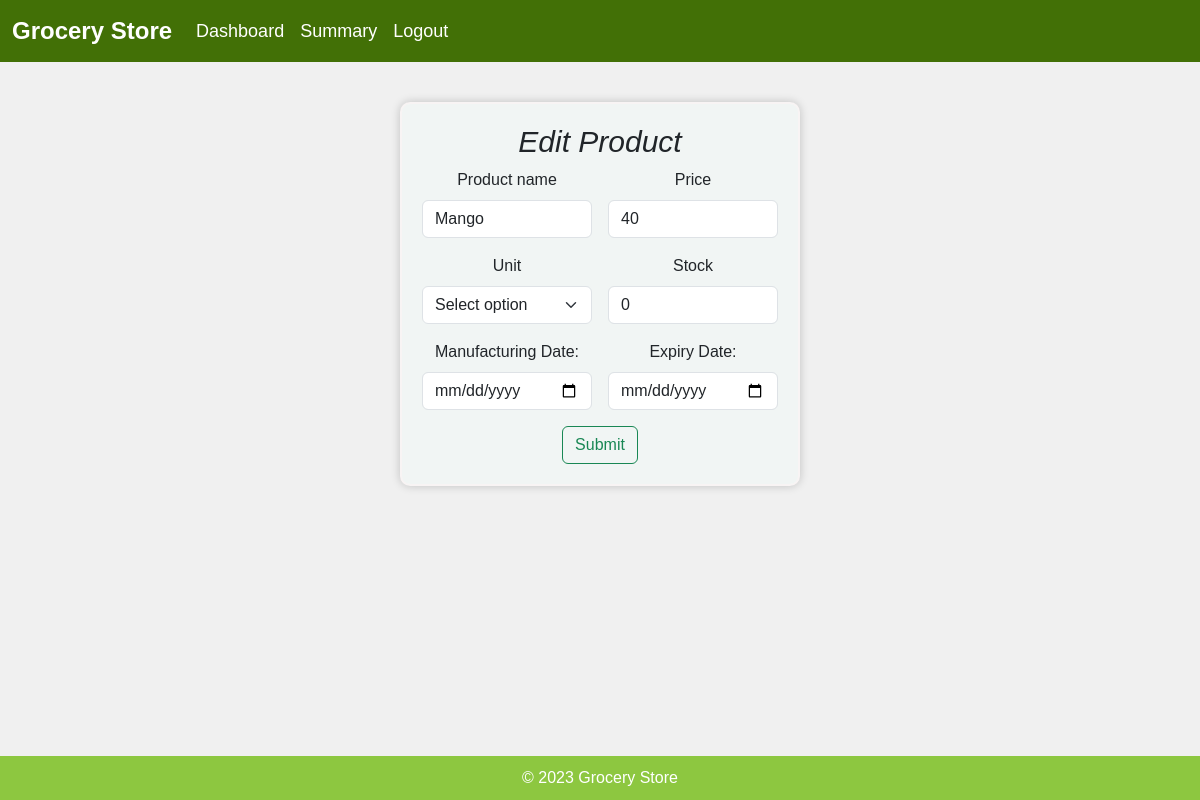
Screenshot of /edit_product/3 with the database file from the repository.
### app.py (models this page shows)
class Product(db.Model, UserMixin):
    __tablename__ = 'product'
    id = db.Column(db.Integer, autoincrement = True ,primary_key=True)
    p_name = db.Column(db.String(100), nullable=False)
    unit = db.Column(db.Integer, nullable=False)
    price = db.Column(db.Integer, nullable=False)
    quantity = db.Column(db.Integer, nullable=False)
    mfd = db.Column(db.DateTime)
    exp = db.Column(db.DateTime)
    c_id = db.Column(db.Integer, db.ForeignKey('category.id', ondelete='CASCADE'))
    category = db.relationship('Category', backref=db.backref('product', lazy=True))

### app.py (the view, shortened to what this page needs)
@app.route('/edit_product/<product_id>', methods = ["GET","POST"])
def edit_product(product_id):
    product = Product.query.filter_by(id = product_id).first()
    if request.method == "GET":
        return render_template('edit_product.html', product = product)

### Templates/edit_product.html (shortened to what this page needs)
<!DOCTYPE html>
<html lang="en">
<head>
    <link href="https://cdn.jsdelivr.net/npm/bootstrap@5.3.0-alpha1/dist/css/bootstrap.min.css" rel="stylesheet">
</head>
<body>
<nav class="navbar navbar-expand-lg">
    <div class="container-fluid">
        <a class="navbar-brand" href="#">Grocery Store</a>
        <div class="collapse navbar-collapse" id="navbarNav">
            <ul class="navbar-nav ml-auto">
                <li class="nav-item">
                    <a class="nav-link active" aria-current="page" href="/admindash">Dashboard</a>
                </li>
                <li class="nav-item">
                    <a class="nav-link" href="/summary">Summary</a>
                </li>
                <li class="nav-item">
                    <a class="nav-link" href="/logout">Logout</a>
            </ul>
        </div>
    </div>
</nav>
<div class="content">
    <div class="lgn">
        <h1>Edit Product</h1>
        <form method="post" action="/edit_product/{{ product.id }}">
            <div class="row g-3 needs-validation" novalidate>
              <div class="col-md-6">
                <label for="product_name" class="form-label" >Product name</label>
                <input type="text" class="form-control" id="product_name" value = "{{ product.p_name }}" name="product_name" required>
              </div>
              <div class="col-md-6">
                <label for="price" class="form-label">Price</label>
                <input type="number" class="form-control" id="price" value="{{ product.price }}" name="price" required>
              </div>
              <div class="col-md-6">
                <label for="unit" class="form-label">Unit</label>
                <select class="form-select" id="unit" name="unit" value = "{{ product.unit }}" required>
                  <option value="">Select option</option>
                </select>
              </div>
              <div class="col-md-6">
                <label for="stock" class="form-label">Stock</label>
                <input type="number"  min="0" class="form-control" id="stock" value="{{ product.quantity }}" name="stock" required>
              </div>
              <div class="col-md-6">
                <label for="manufacturingDate" class="form-label">Manufacturing Date:</label>
                <input type="date" id="manufacturingDate" class="form-control" name="manufacturing_date" value="{{ product.mfd }}" required>
              </div>
              <div class="col-md-6">
                <label for="expiryDate" class="form-label">Expiry Date:</label>
                <input type="date" id="expiryDate" class="form-control" name="expiry_date" value="{{ product.exp }}" required>
              </div><br>
              <div class="col-md-12">
                <button class="btn btn-outline-success" type="submit">Submit</button>
              </div>
            </div>
        </form>
    </div>
</div>
<div class="footer">
    &copy; 2023 Grocery Store
</div>
</body>
</html>

### Templates/edit_product.html (style rules this page uses)
body { background-color: #f0f0f0; font-family: Arial, Helvetica, sans-serif; margin: 0; display: flex; flex-direction: column; min-height: 100vh; }
.navbar { background-color: #427006; margin-bottom: 20px; }
.navbar-brand { color: #fff; font-size: 24px; font-weight: bold; }
.navbar-nav .nav-item .nav-link { color: #fff; font-size: 18px; }
.content { flex: 1; padding: 20px; }
.lgn { background-color: #f1f5f4; border: 2px solid #f8f4f4; border-radius: 10px; box-shadow: 0px 0px 10px rgba(0, 0, 0, 0.2); padding: 20px; text-align: center; max-width: 400px; margin: 0 auto; }
.lgn h1 { font-size: 30px; font-style: italic; margin-top: 0; }
.footer { background-color: #8dc740; color: #fff; text-align: center; padding: 10px 0; }

### rows the page displays
Product: product_name "Mango", price "40", stock "0"
